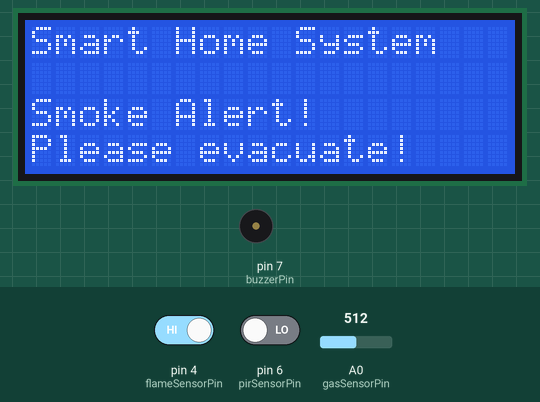
Simulated run of this sketch. Board: Arduino Uno, built with avr-gcc and run on an emulated ATmega328P. On the bench: 20×4 character LCD, buzzer (waves = sounding, pin HIGH). The inputs (shaded band) are chosen by the test bench; at power-on: pin 4 (flameSensorPin) HIGH, pin 6 (pirSensorPin) LOW, A0 (gasSensorPin) = 512. What the sketch prints to the serial monitor is not drawn.

Above: at 3.3 s.
3.4 s: pin 4 (flameSensorPin) driven LOW
At 4.27 s:
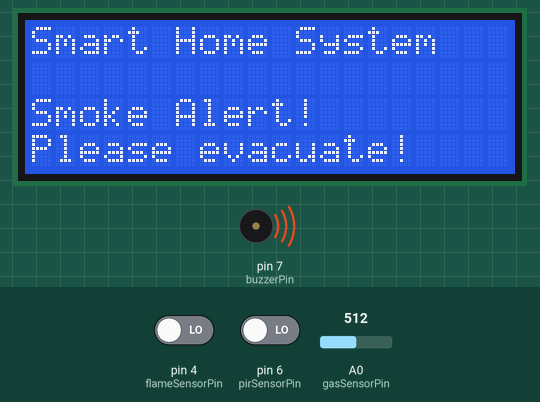
12.8 s: pin 6 (pirSensorPin) driven HIGH
At 15.8 s:
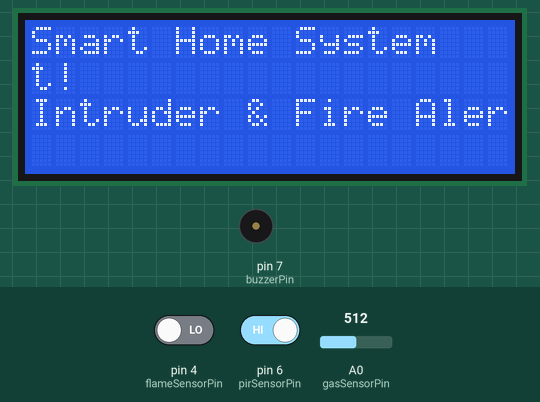
41.6 s: A0 (gasSensorPin) set to 11
51.0 s: A0 (gasSensorPin) set to 8
65.0 s: pin 4 (flameSensorPin) driven HIGH
At 75.6 s:
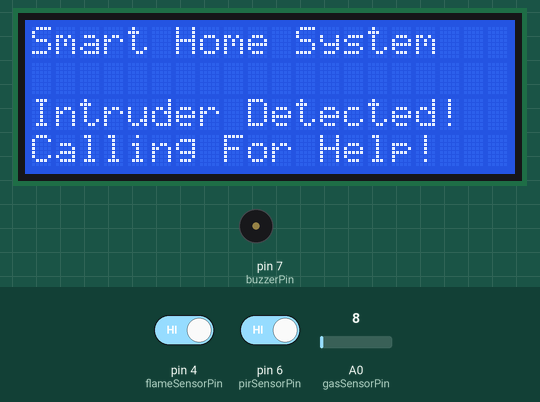
Timing chart, 0 to 79.4 s (numbered marks = the images above; inputs shaded):
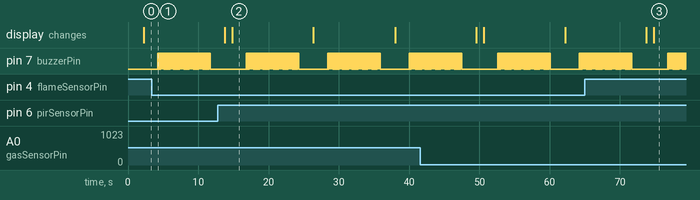

The sketch:

SmartHome.ino
```cpp
// CSE360 Project Code (FINAL)

#include <Wire.h>
#include <LiquidCrystal_I2C.h>
#include <SoftwareSerial.h>

LiquidCrystal_I2C lcd(0x27, 20, 4);

SoftwareSerial bluetooth(8 , 9);
const int buzzerPin = 7;
const int flameSensorPin = 4;
const int gasSensorPin = A0;
const int pirSensorPin = 6;

void alertLoop() {
  for (int i = 0; i < 50; i++) {
    digitalWrite(buzzerPin, HIGH);
    delay(100);
    digitalWrite(buzzerPin, LOW);
    delay(50);
  }
}

void setup() {
  Serial.begin(300);
  bluetooth.begin(9600);
  lcd.init();
  lcd.begin(20, 4);
  Serial.begin(300);
  lcd.backlight();
  lcd.setCursor(0, 0);
  lcd.print("Smart Home System");
  delay(2000);


  pinMode(buzzerPin, OUTPUT);
  pinMode(flameSensorPin, INPUT);
  pinMode(gasSensorPin, INPUT);
  pinMode(pirSensorPin, INPUT);
}

void loop() {
  Serial.print(bluetooth.read());
  int flameValue = digitalRead(flameSensorPin);
  int gasValue = analogRead(gasSensorPin);
  int pirValue = digitalRead(pirSensorPin);
  Serial.print("Flame: ");
  Serial.print(flameValue);
  Serial.print(" | Gas: ");
  Serial.print(gasValue);
  Serial.print(" | PIR: ");
  Serial.println(pirValue);
  if (pirValue == HIGH && flameValue == LOW) {
    lcd.clear();
    lcd.setCursor(0, 0);
    lcd.print("Smart Home System");
    lcd.setCursor(0, 2);
    lcd.print("Intruder & Fire Alert!");

    bluetooth.println("Intruder & Fire Alert!");
    delay(2000);
    alertLoop();
    delay(2000);

    lcd.clear();
    lcd.setCursor(0, 0);
    lcd.print("Smart Home System");
  }

  if (flameValue == LOW && gasValue > 12 ) {
    lcd.clear();
    lcd.setCursor(0, 0);
    lcd.print("Smart Home System");
    lcd.setCursor(0, 2);
    lcd.print("Fire & Smoke Alert!");
    lcd.setCursor(0, 3);
    lcd.print("Please evacuate!");

    bluetooth.println("Fire & Smoke Alert! Please evacuate!");
    delay(2000);
    alertLoop();
    delay(2000);

    lcd.clear();
    lcd.setCursor(0, 0);
    lcd.print("Smart Home System");
  }

  if (pirValue == HIGH && gasValue > 12 ) {
    lcd.clear();
    lcd.setCursor(0, 0);
    lcd.print("Smart Home System");
    lcd.setCursor(0, 2);
    lcd.print("Intruder & Smoke Alert!");

    bluetooth.println("Intruder & Smoke Alert!");
    delay(2000);
    alertLoop();
    delay(2000);

    lcd.clear();
    lcd.setCursor(0, 0);
    lcd.print("Smart Home System");
  }

  else if (flameValue == LOW) {
    lcd.clear();
    lcd.setCursor(0, 0);
    lcd.print("Smart Home System");
    lcd.setCursor(0, 2);
    lcd.print("Fire Alert!");
    lcd.setCursor(0, 3);
    lcd.print("Please evacuate!");

    bluetooth.println("Fire Alert! Please evacuate!");
    delay(2000);
    alertLoop();
    delay(2000);

    lcd.clear();
    lcd.setCursor(0, 0);
    lcd.print("Smart Home System");
  }

  else if (gasValue > 12 ) {
    lcd.clear();
    lcd.setCursor(0, 0);
    lcd.print("Smart Home System");
    lcd.setCursor(0, 2);
    lcd.print("Smoke Alert!");
    lcd.setCursor(0, 3);
    lcd.print("Please evacuate!");
    Serial.print(gasValue);

    bluetooth.println("Smoke Alert! Please evacuate!");
    delay(2000);
    alertLoop();
    delay(2000);

    lcd.clear();
    lcd.setCursor(0, 0);
    lcd.print("Smart Home System");
  }

  else if (pirValue == HIGH) {
    lcd.clear();
    lcd.setCursor(0, 0);
    lcd.print("Smart Home System");
    lcd.setCursor(0, 2);
    lcd.print("Intruder Detected!");
    lcd.setCursor(0, 3);
    lcd.print("Calling For Help!");
    Serial.print(pirValue);

    bluetooth.println("Intruder Alert! Call for help!");
    delay(2000);
    alertLoop();
    delay(1000);

    lcd.clear();
    lcd.setCursor(0, 0);
    lcd.print("Smart Home System");
  }
  delay(1000);
}
```

Measured:
- after the input at 12.8 s, the display: first differs from a run without the input after 2.0 s (image 2)
- after the input at 65.0 s, the display: first differs from a run without the input after 9.8 s (image 3)
- by itself, pin 7 (buzzerPin): moves between LOW and HIGH, repeating every 11.6 s
